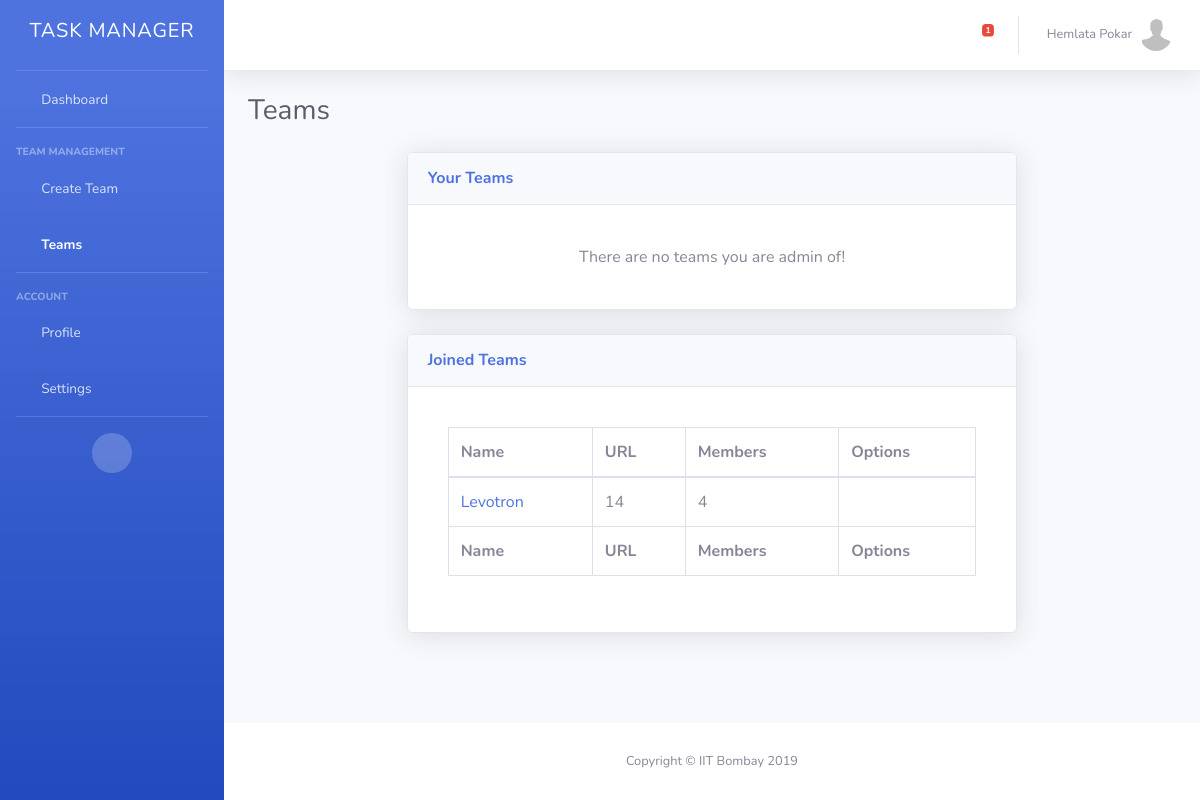
The app's page /teams/ (signed in) with its own data.
### TM/models.py (models this page shows)
class UserProfile(models.Model):
    user = models.ForeignKey(User, on_delete=models.CASCADE)
    username = models.CharField(max_length=400)
    profile_picture = models.FileField(upload_to=user_directory, null=True, default='/default_profile.jpg', blank=True)

class Membership(models.Model):
    member = models.ForeignKey(UserProfile, on_delete=models.CASCADE)
    team = models.ForeignKey(Teams, on_delete=models.CASCADE)

class Teams(models.Model):
    id = models.AutoField(primary_key=True)
    name = models.CharField(max_length=400)
    url = models.CharField(max_length=400)
    admin = models.ForeignKey(UserProfile, on_delete=models.CASCADE)
    members = models.ManyToManyField(UserProfile, through='Membership', related_name="member")

### TM/views.py (the view, shortened to what this page needs)
# urls.py: path('teams/', TeamView.as_view(), name="team"),
class TeamView(LoginRequiredMixin, TemplateView):
    login_url = '/../login/'
    template_name="teams.html"
    def get(self, request):
        user = request.user
        us = UserProfile.objects.get(user=user)
        teams = Teams.objects.filter(admin=us)
        joined_teams = Membership.objects.filter(member=UserProfile.objects.get(user=user))
        jt = None
        if joined_teams.all().count() == 1:
            jt = joined_teams.all()[0].team
        return render(request, self.template_name, {'teams': teams, 'us': us, 'user': user, 'joined_teams': joined_teams, 'jt': jt, 'notifications': get_notifications(us, 1)})

### TM/views.py (called while the page is built)
def get_notifications(user, unread):
    return MessageNotification.objects.filter(user=user, unread = unread)[:5]

### TM/templates/teams.html (shortened to what this page needs)
<!DOCTYPE html>
{% load static %}
<html lang="en">
<head>
  <link href="{% static 'vendor/fontawesome-free/css/all.min.css' %}" rel="stylesheet" type="text/css">
  <link href="{% static 'css/sb-admin-2.min.css' %}" rel="stylesheet">
  <link href="{% static 'vendor/datatables/dataTables.bootstrap4.min.css' %}" rel="stylesheet">
</head>
<body id="page-top">
  <div id="wrapper">
    {% block sidebar %}
      {% include "menu.html" %}
    {% endblock %}
    <div id="content-wrapper" class="d-flex flex-column">
      <div id="content">
        {% block topbar %}
        {% include "topbar.html" %}
      {% endblock %}
        <div class="container-fluid">
          <div class="d-sm-flex align-items-center justify-content-between mb-4">
            <h1 class="h3 mb-0 text-gray-800">Teams</h1>
          </div>
          <form method="post" enctype="multipart/form-data">
          <div class="row">
            <div class="col-xl-2"></div>
            <div class="col-xl-8">
              <div class="card shadow mb-4">
                <div class="card-header py-3 d-flex flex-row align-items-center justify-content-between">
                  <h6 class="m-0 font-weight-bold text-primary">Your Teams</h6>
                </div>
                <div class="card-body">
                        <div class="card-body">
                                <div class="table-responsive">
                                  {%  if teams.all.count != 0 %}
                                  <table class="table table-bordered" id="dataTable" width="100%" cellspacing="0">
                                        <thead>
                                                <tr>
                                                  <th>Name</th>
                                                  <th>URL</th>
                                                  <th>Members</th>
                                                  <th>Options</th>
                                                </tr>
                                              </thead>
                                              <tfoot>
                                                    <tr>
                                                      <th>Name</th>
                                                      <th>URL</th>
                                                      <th>Members</th>
                                                      <th>Options</th>
                                                    </tr>
                                                </tfoot>
                                                <tbody>
                                                        {%    for i in teams.all  %}
                                                    <tr>
                                                        <td><a href="/team/{{ i.url }}/dashboard/">{{  i.name   }}</a></td>
                                                        <td>{{  i.url   }}</td>
                                                        <td>{{  i.members.count }}</td>
                                                        <td><a href="/team/{{ i.url }}/dashboard/"><i class="fas fa-external-link-alt"></i></a><a href="/team/{{ i.url }}/settings/" style="margin-left: 10px"><i class="fas fa-cog"></i></a><a href="/team/{{ i.url }}/delete/" style="margin-left: 10px"><i class="fas fa-trash"></i></a></td>
                                                    </tr>
                                                    {%  endfor  %}
                                                </tbody>
                                                </table>
                                                {%  else  %}
                                                <div align="center">There are no teams you are admin of!</div>
                                                {%  endif %}
                                                </div>
                                              </div>
                </div>
              </div>
              <div class="card shadow mb-4">
                  <div class="card-header py-3 d-flex flex-row align-items-center justify-content-between">
                    <h6 class="m-0 font-weight-bold text-primary">Joined Teams</h6>
                  </div>
                  <div class="card-body">
                          <div class="card-body">
                                  <div class="table-responsive">
                                    {%  if joined_teams.all.count == 1  %}
                                        {%  if jt.admin != us %}
                                        <table class="table table-bordered" id="dataTable1" width="100%" cellspacing="0">
                                            <thead>
                                                    <tr>
                                                      <th>Name</th>
                                                      <th>URL</th>
                                                      <th>Members</th>
                                                      <th>Options</th>
                                                    </tr>
                                                  </thead>
                                                  <tfoot>
                                                        <tr>
                                                          <th>Name</th>
                                                          <th>URL</th>
                                                          <th>Members</th>
                                                          <th>Options</th>
                                                        </tr>
                                                    </tfoot>
                                                    <tbody>
                                                            {%    for i in joined_teams.all  %}
                                                            {%  if i.team.admin != us %}
                                                        <tr>
                                                            <td><a href="/team/{{ i.team.url }}/dashboard/">{{  i.team.name   }}</a></td>
                                                            <td>{{  i.team.url   }}</td>
                                                            <td>{{  i.team.members.count }}</td>
                                                            <td><a href="/team/{{ i.team.url }}/dashboard/"><i class="fas fa-external-link-alt"></i></a></td>
                                                        </tr>
                                                          {%  endif %}
                                                        {%  endfor  %}
                                                    </tbody>
                                                    </table>
                                        {%  else  %}
                                          <div align="center">There are no teams you have joined!</div>
                                        {%  endif %}
                                                  {%  else  %}
                                                  <div align="center">There are no teams you have joined!</div>
                                                  {%  endif %}
                                                  </div>
                                                </div>
                  </div>
                </div>
            </div>
            <div class="col-xl-2"></div>
            </div></form>
        </div>
      </div>
      {% block footer %}
      {% include "footer.html" %}
    {% endblock %}
    </div>
  </div>
</body>
</html>

### TM/templates/profile_menu.html (shortened to what this page needs)
            <li class="nav-item dropdown no-arrow">
              <a class="nav-link dropdown-toggle" href="#" id="userDropdown" role="button" data-toggle="dropdown" aria-haspopup="true" aria-expanded="false">
                <span class="mr-2 d-none d-lg-inline text-gray-600 small">{{  user.first_name  }} {{ user.last_name }}</span>
                <img class="img-profile rounded-circle" src="{{ MEDIA_ROOT }}{{  us.profile_picture.url  }}">
              </a>
            </li>

### records on screen
UserProfile: profile_picture (placeholder picture)
Membership: team.name "Levotron", team "14", team.members.count "4"

### other values on screen
{{ notifications.all.count }} "1"
{{ user.first_name }} "Hemlata"
{{ user.last_name }} "Pokar"
